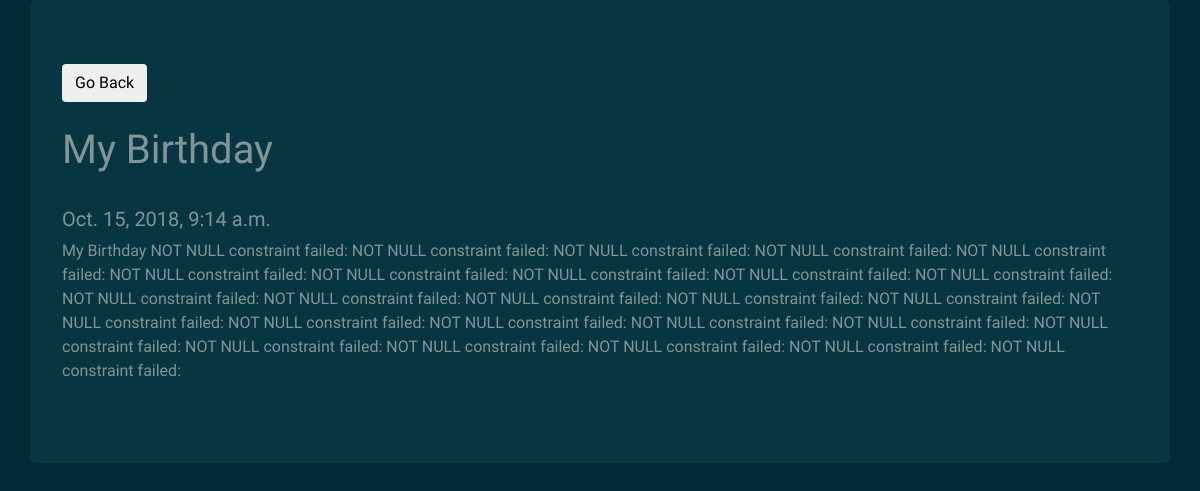
Screenshot of /entry/2 with the database file from the repository.
### myapp/models.py (models this page shows, shortened)
class Entry(models.Model):
    name        = models.CharField(max_length=100, null=True)
    date        = models.DateTimeField(null=True)
    description = models.TextField(null=True)
    created     = models.DateTimeField(auto_now_add=True, null=True)

### myapp/views.py (the view)
# urls.py: path('entry/<int:pk>', views.details, name='details'),
def details(request, pk):
    entry = Entry.objects.get(id=pk)
    return render(request, 'myapp/details.html', {'entry':entry})

### myapp/templates/myapp/details.html
{% extends "myapp/base.html" %}
{% block content%}
<div class="container jumbotron">
    <button onclick="window.location='{% url 'index' %}'" class="btn btn-default" >Go Back</button>
    <br><br>
    <h1>{{entry.name}}</h1>
    <hr>
    <h5>{{entry.date}}</h5>
    <p>{{entry.description}}</p>
</div>
{% endblock  %}

### rows the page displays
Entry: name "My Birthday", date "Oct. 15, 2018, 9:14 a.m.", description "My Birthday NOT NULL constraint failed: NOT NULL constraint failed: NOT NULL constraint failed: NOT NULL constraint failed: NOT NULL constraint failed: NOT NULL constraint failed: NOT NULL constraint failed: NOT NULL constraint failed: NOT NULL constraint failed: NOT NULL constraint failed: NOT NULL constraint failed: NOT NULL constraint failed: NOT NULL constraint failed: NOT NULL constraint failed: NOT NULL constraint failed: NOT NULL constraint failed: NOT NULL constraint failed: NOT NULL constraint failed: NOT NULL constraint failed: NOT NULL constraint failed: NOT NULL constraint failed: NOT NULL constraint failed: NOT NULL constraint failed: NOT NULL constraint failed: NOT NULL…"
